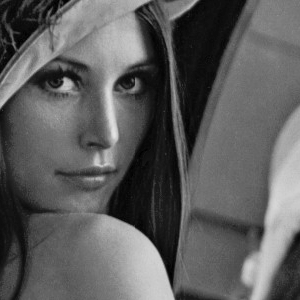
#> input picture trabalhos/Imagens/Lena.tif, 300 x 300 px
$ python py2.py
#> lines starting #> are read from the running program, lines starting #| are printed output that depends on the picture
import cv2
import numpy as np

img = cv2.imread('Imagens/Lena.tif', 0) #lendo em escala de cinza
#> img is the input picture: shape (300, 300); min 0, max 228, mean 93.3

# [19 lines left out: function filtro_media, not called in this run]


def filtro_min(img):
	m, n = img.shape
#> m = 300; n = 300
	img_new = np.zeros([m, n])
	array_tmp=[]
	min_tmp = 0

	print(img)
#> (printed output is left out)
	for i in range(1, m-1):
		for j in range(1, n-1):
			array_tmp.append(img[i-1, j-1])
			array_tmp.append(img[i-1, j])
			array_tmp.append(img[i-1, j+1])
			array_tmp.append(img[i, j-1])
			array_tmp.append(img[i, j])
			array_tmp.append(img[i, j+1])
			array_tmp.append(img[i+1, j-1])
			array_tmp.append(img[i+1, j])
			array_tmp.append(img[i+1, j+1])

			min_tmp = min(array_tmp)
			array_tmp = []

			img_new[i, j] = min_tmp
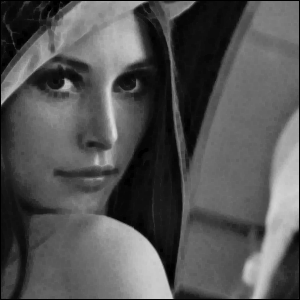
#> img_new: shape (300, 300) float64; min 0, max 222, mean 84.2


	return img_new


# [26 lines left out: function filtro_max, not called in this run]


new_img = filtro_min(img)
new_img = new_img.astype(np.uint8)
cv2.imwrite('out.tif', new_img)


def filtro_media(img):
	# pegando proporcoes da imagem
	m, n = img.shape
#> m = 300; n = 300

	img_new = np.zeros([m, n], dtype = int)
	temp = []

	for i in range(1, m-1):
		for j in range(1, n-1):
			temp.append(img[i-1, j-1])
			temp.append(img[i-1, j])
			temp.append(img[i-1, j+1])
			temp.append(img[i, j-1])
			temp.append(img[i, j])
			temp.append(img[i, j+1])
			temp.append(img[i+1, j-1])
			temp.append(img[i+1, j])
			temp.append(img[i+1, j+1])

			tmp = (temp[3] +  temp[4]) / 2

			temp = []
			#ordenar array


			img_new[i, j]= tmp
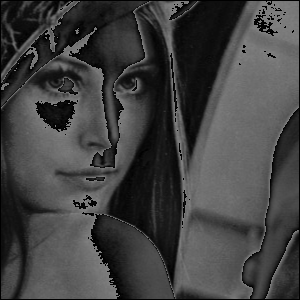
#> img_new: shape (300, 300) int64; min 0, max 127, mean 65


	img_new = img_new.astype(np.uint8)
	cv2.imwrite('out.tif', img_new)


filtro_media(img)

$ run again, with trabalhos/Imagens/apollo.tif copied over trabalhos/Imagens/Lena.tif
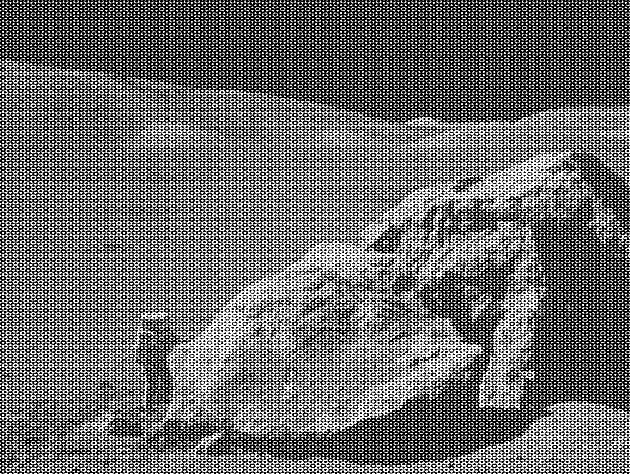
#> input picture trabalhos/Imagens/apollo.tif, 630 x 474 px
#> img is the input picture: shape (474, 630); min 0, max 255, mean 108.1
#> (printed output is left out)
#> after the loop in filtro_min, `for i in range(1, m-1):`:
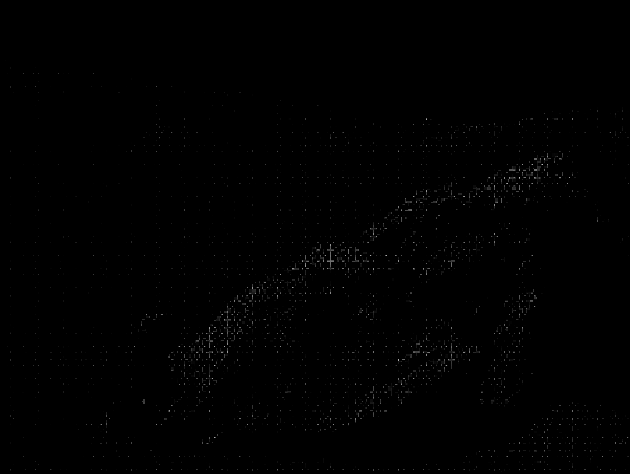
#> img_new: shape (474, 630) float64; min 0, max 190, mean 0.9
#> after the loop in filtro_media, `for i in range(1, m-1):`:
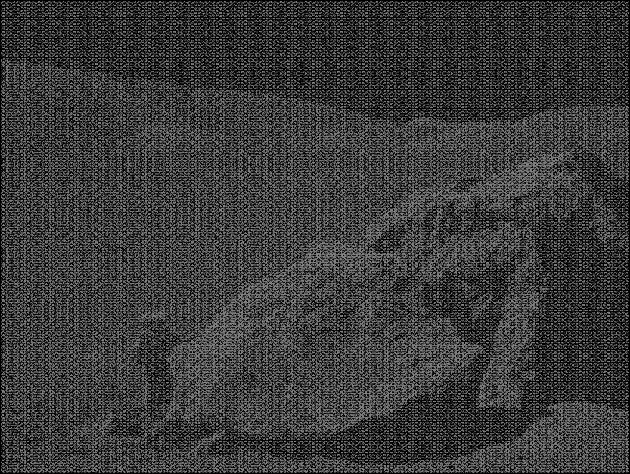
#> img_new: shape (474, 630) int64; min 0, max 127, mean 58.6
